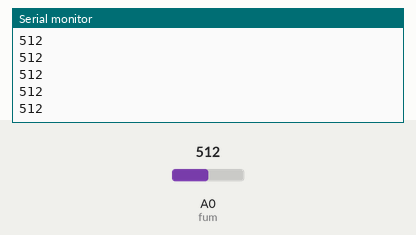
This sketch was run on a simulated Arduino Uno, built with avr-gcc and run on an emulated ATmega328P. On the bench: the last lines printed to the serial monitor. The test bench sets the inputs (shaded band); at power-on: A0 (fum) = 512.

Above: at 1.7 s.
1.8 s: A0 (fum) set to 716
At 2.06 s:
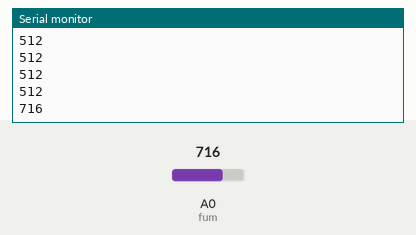
3.3 s: A0 (fum) set to 900
At 3.46 s:
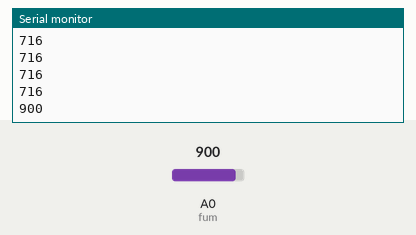
Timing chart, 0 to 6.3 s (numbered marks = the images above; inputs shaded):
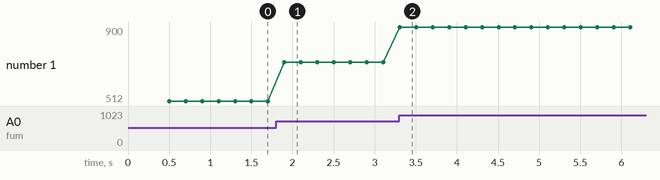

The sketch:

fumee.ino
```cpp
int fum = 0;
void setup() {
  // put your setup code here, to run once:
  Serial.begin(9600);
  pinMode(fum, INPUT);
  delay(500);

}

void loop() {
  // put your main code here, to run repeatedly:
  Serial.println(analogRead(fum));
  delay(200);

}
```

Measured:
- after the input at 1.8 s, the serial monitor: prints a new line after 0.10 s (image 1)
- after the input at 3.3 s, the serial monitor: prints a new line at once (image 2)
- plotted number 1: 512 → 716 after the input at 1.8 s, 716 → 900 after the input at 3.3 s
